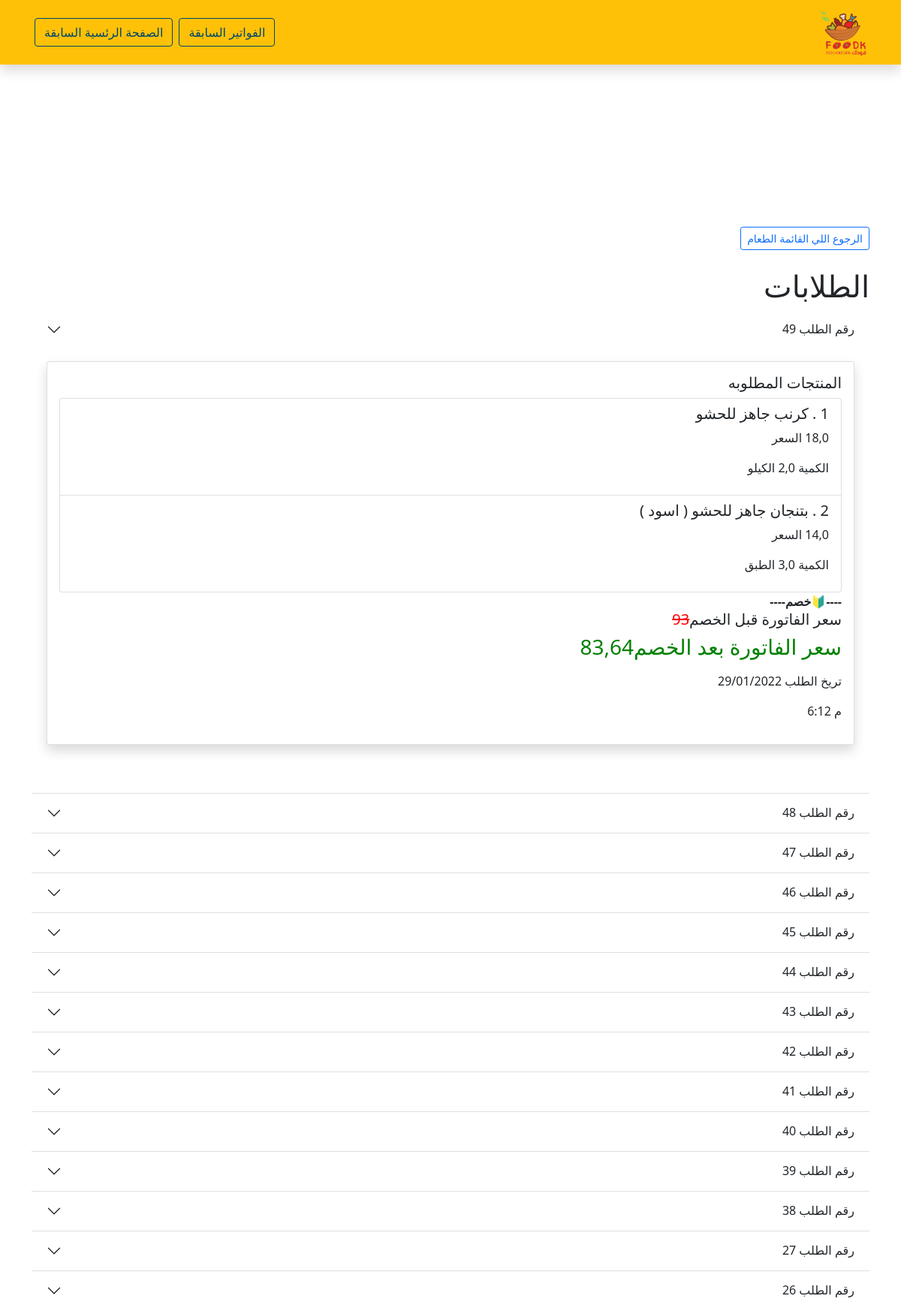
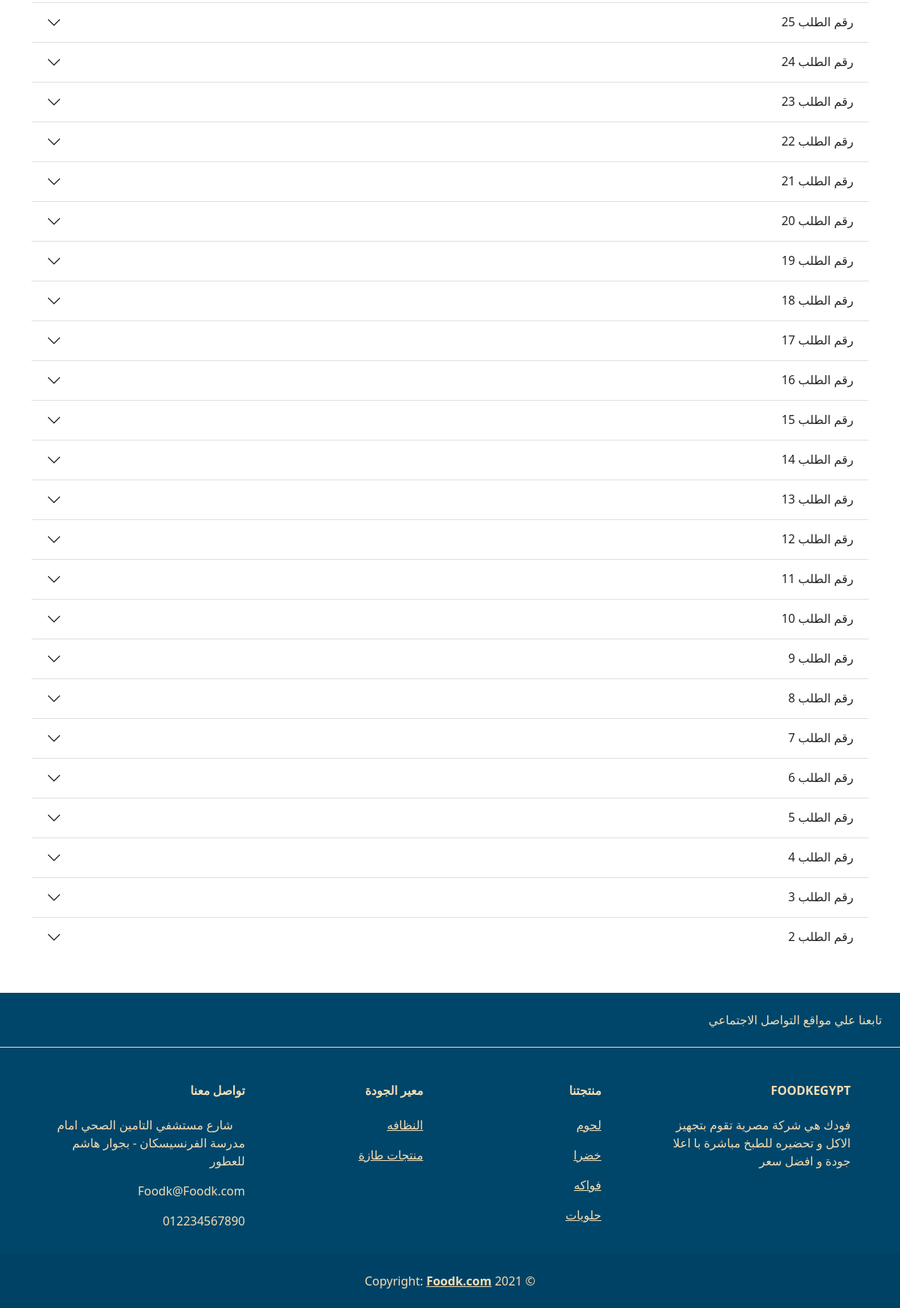
The app's page /orders (signed in) with its own data (2 pictures, top to bottom).
### store/models.py (models this page shows, shortened)
class Order(models.Model):
    STATUS_CHOICES = [('تم الطلب',1 ), ('تم التوصيل',2 )]
    customer = models.ForeignKey(Customer, on_delete=models.CASCADE)
    price = models.FloatField(blank=True, null=True)
    cart = models.ManyToManyField(Cart, related_name="items")
    discount = models.BooleanField(default=False)
    status = models.CharField(choices=STATUS_CHOICES, max_length=50, default=1)
    updated = models.DateTimeField(auto_now=True)
    created = models.DateTimeField(auto_now_add=True)
    @property
    def get_cart(self):
        return self.cart.all()
    @property
    def get_price(self):
        price = float(0)
        for i in self.cart.all():
            price += i.get_total_summery
        return round(price, 2)

class Cart(models.Model):
    customer = models.ForeignKey(Customer, on_delete=models.CASCADE, blank=True, null=True)
    product = models.ForeignKey(Product, on_delete=models.SET_NULL, blank=True, null=True)
    quantity = models.FloatField(default=1)
    order = models.BooleanField(default=False)
    updated = models.DateTimeField(auto_now=True)
    created = models.DateTimeField(auto_now_add=True)
    @property
    def get_total_summery(self):
        if self.product.discount:
            return round(float(self.quantity * self.product.discount), 2)
        else:
            return round(float(self.quantity * self.product.price), 2)

class Product(models.Model, models.Manager):
    title = models.CharField(max_length=50, verbose_name="اسم المنتج")
    description = models.TextField(blank=True, null=True, verbose_name="وصف المنتج")
    type_Product = models.CharField(max_length=20, default='الكمية', verbose_name="نوع المنتج ",help_text="هل المنتج با الكيلو ام با القطعه ام ب العلبة")
    category = models.ForeignKey(Category, on_delete=models.SET_NULL, blank=True, null=True, verbose_name="الصنف")
    price = models.FloatField(verbose_name="السعر")
    discount = models.FloatField(blank=True, null=True, verbose_name="تخفيض")
    start = models.FloatField(default=1, verbose_name="الحجم")
    stock = models.BooleanField(default=True, verbose_name="هل المنتج متواجد ")
    updated = models.DateTimeField(auto_now=True)
    created = models.DateTimeField(auto_now_add=True)
    slug = models.SlugField(unique=True, allow_unicode=True, blank=True, null=True)

### customer/models.py (models this page shows, shortened)
class Customer(models.Model):
    user = models.OneToOneField(User, on_delete=models.CASCADE, null=True, blank=True)
    device = models.CharField(max_length=200, null=True, blank=True)
    full_name = models.CharField(max_length=50)
    phone = models.CharField(max_length=11)
    region = models.ForeignKey(Region, on_delete=models.CASCADE ,default=None ,blank=True, null=True)
    address = models.CharField(max_length=300, null=True, blank=True)
    updated = models.DateTimeField(auto_now=True)
    created = models.DateTimeField(auto_now_add=True)

class Region(models.Model):
    region=models.CharField(max_length=50)
    price=models.IntegerField()

### customer/views.py (the view)
# urls.py: path('orders', views.orders, name='orders'),
@login_required
def orders(request):
    orders = Order.objects.filter(
        customer=request.user.customer).order_by("-created")
    context = {
        'title': 'orders',
        "orders": orders,
    }
    return render(request, 'customer/orders.html', context)

### customer/context_processors.py (called while the page is built)
def categories(request):
    categories = Category.objects.select_related()
    return {'categories': categories, }

def cart(request):
    total_cart = 0
    cart = Cart.objects.filter(
        customer=customer_or_device(request), order=False)
    for i in cart:
        total_cart += i.get_total_summery
    return {'cart': cart, "total_cart": total_cart, }

def customer(request):
    return {'customer':customer_or_device(request)}

### customer/utils.py (called while the page is built)
def customer_or_device(request):
    try:
        customer = request.user.customer
    except:
        device = request.COOKIES.get('device')
        if Customer.objects.filter(user=None, device=device).exists():
            customer=Customer.objects.get(user=None,device=device)
        else:
            customer = Customer.objects.create(user=None,device=device)
    return customer

### customer/templates/customer/orders.html (shortened to what this page needs)
{% extends "base.html" %}
{% block content %}
{% load tz %}
<div class="container" style="margin-top: 12rem;">
    <div class="row my-4">
        <div class="col-6">
            <a class="btn btn-sm btn-outline-primary" href="{% url 'home' %}" role="button">الرجوع اللي القائمة
                الطعام</a>
        </div>
        <div class="col-6">
        </div>
    </div>
    <div class="row">
        <h1>الطلابات</h1>
        <div class="col-md-12">
            <div class="accordion accordion-flush" id="accordionFlushExample">
                {% for order  in orders %}
                <div class="accordion-item">
                    <h2 class="accordion-header" id="flush-heading{{order.id}}">
                        <button class="accordion-button collapsed" type="button" data-bs-toggle="collapse"
                            data-bs-target="#flush-collapse{{order.id}}" aria-expanded="false"
                            aria-controls="flush-collapse{{order.id}}">
                            رقم الطلب {{order.id}}
                        </button>
                    </h2>
                    <div id="flush-collapse{{order.id}}" class="accordion-collapse collapse {% if forloop.counter == 1 %}
                    show
                    {% endif %} " aria-labelledby="flush-heading{{order.id}}" data-bs-parent="#accordionFlushExample">
                        <div class="accordion-body">
                            <div class="card shadow mb-5 text-left">
                                <div class="card-body">
                                    <h5>المنتجات المطلوبه</h5>
                                    <ol class="list-group">
                                        {% for cart in order.get_cart %}
                                        <li class="list-group-item">
                                            <h5>{{forloop.counter}} . {{cart.product.title}} </h5>
                                            <p>{{cart.product.price}} السعر</p>
                                            <p>الكمية {{cart.quantity}} {{cart.product.type_Product}} </p>
                                        </li>
                                        {% endfor %}
                                    </ol>
                                    {% if order.discount %}
                                    <strong>----🔰خصم----</strong>
                                    <h5>سعر الفاتورة قبل الخصم<s style="color: red;">{{order.get_price|add:order.customer.region.price}}</s></h5>
                                    <h3 style="color: green;">سعر الفاتورة بعد الخصم{{order.price}}</h3>
                                    {% else %}
                                    <h3 class="mt-3 text-success">سعر الفاتوره {{order.price}} </h3>
                                    {% endif %}
                                    <p class="mt-3"> تريخ الطلب {{order.created|date:"j/m/Y "}}</p>
                                    <P>{{order.created|date:"A g:i"}}</P>
                                </div>
                            </div>
                        </div>
                    </div>
                </div>
                {% endfor %}
            </div>
        </div>
    </div>
</div>
{% endblock content %}

### records on screen
Order: id "49", get_price|add "93", price "83,64", created "29/01/2022", created "م 6:12"
Cart: product "كرنب جاهز للحشو", product.type_Product "الكيلو"
Cart: product "بتنجان جاهز للحشو ( اسود )", product.type_Product "الطبق"
Order: id "48"
Order: id "47"
Order: id "46"
Order: id "45"
Order: id "44"
Order: id "43"
Order: id "42"
Order: id "41"
Order: id "40"
Order: id "39"
Order: id "38"
Order: id "27"
Order: id "26"
Order: id "25"
Order: id "24"
Order: id "23"
Order: id "22"
Order: id "21"
Order: id "20"
Order: id "19"
Order: id "18"
Order: id "17"
Order: id "16"
Order: id "15"
Order: id "14"
Order: id "13"
Order: id "12"
Order: id "11"
Order: id "10"
Order: id "9"
Order: id "8"
Order: id "7"
Order: id "6"
Order: id "5"
Order: id "4"
Order: id "3"
Order: id "2"
